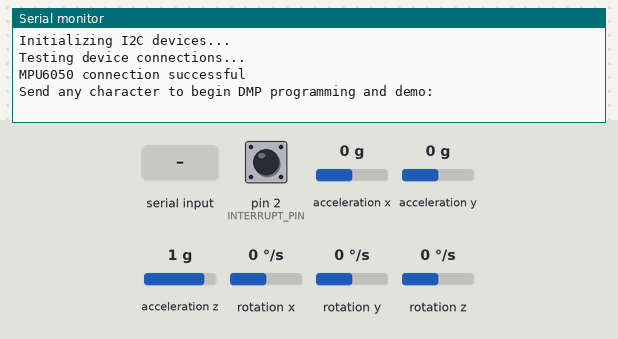
This sketch was run on a simulated Arduino Uno, built with avr-gcc and run on an emulated ATmega328P. Parts: the last lines printed to the serial monitor. Inputs (shaded band) come from the test bench; at power-on: rotation z 0 °/s, acceleration x 0 g, acceleration y 0 g, pin 2 (INTERRUPT_PIN) LOW, acceleration z 1 g, rotation x 0 °/s, rotation y 0 °/s. The sensor or clock chip raises its interrupt line as the real part does.

Above: at 0.9 s.
1.0 s: "1\n" received over Serial
At 1.5 s:
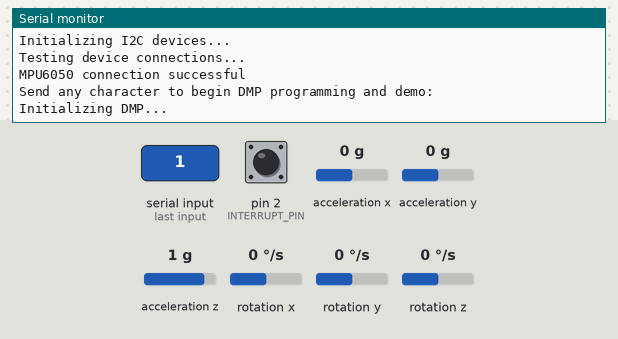
3.0 s: rotation z set to -192 °/s
At 3.9 s:
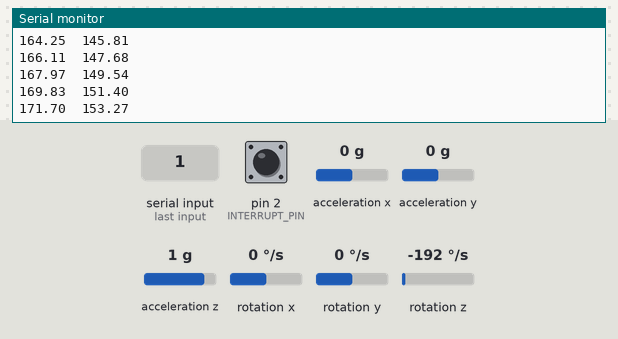
4.5 s: acceleration x set to -1.4 g
At 5.4 s:
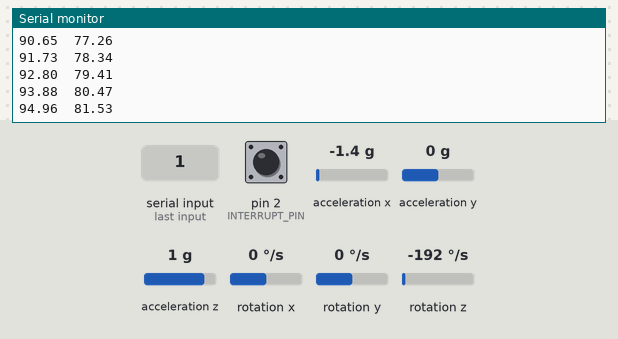
6.0 s: acceleration y set to -1.4 g
At 6.5 s:
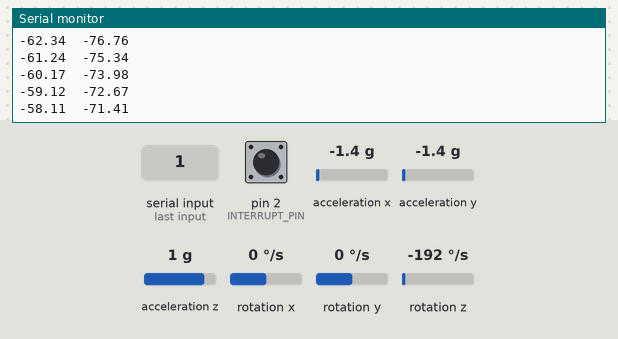
7.5 s: pin 2 (INTERRUPT_PIN) pulled HIGH for 0.15 s
9.1 s: pin 2 (INTERRUPT_PIN) pulled HIGH for 1 s
Timing chart, 0 to 12.1 s (numbered marks = the images above; inputs shaded):
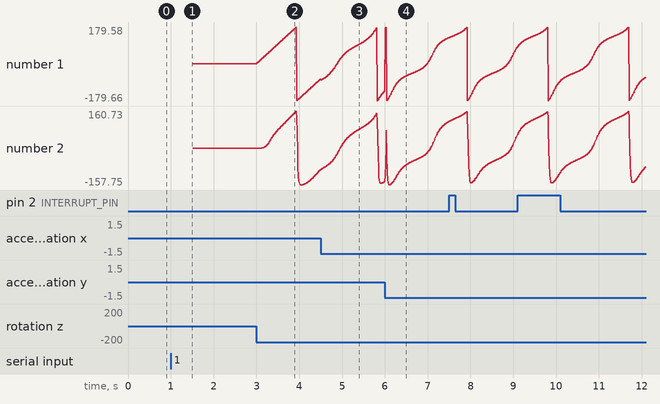

The sketch:

imu.ino
```cpp
#include "I2Cdev.h";
#include "MPU6050_6Axis_MotionApps20.h";
#include <SimpleKalmanFilter.h>
#if I2CDEV_IMPLEMENTATION == I2CDEV_ARDUINO_WIRE
#include "Wire.h"
#endif
MPU6050 mpu;
#define OUTPUT_READABLE_YAWPITCHROLL
#define INTERRUPT_PIN 2


// MPU control/status vars
bool dmpReady = false;  // set true if DMP init was successful
uint8_t mpuIntStatus;   // holds actual interrupt status byte from MPU
uint8_t devStatus;      // return status after each device operation (0 = success, !0 = error)
uint16_t packetSize;    // expected DMP packet size (default is 42 bytes)
uint16_t fifoCount;     // count of all bytes currently in FIFO
uint8_t fifoBuffer[64]; // FIFO storage buffer

// orientation/motion vars
Quaternion q;           // [w, x, y, z]         quaternion container
VectorInt16 aa;         // [x, y, z]            accel sensor measurements
VectorInt16 aaReal;     // [x, y, z]            gravity-free accel sensor measurements
VectorInt16 aaWorld;    // [x, y, z]            world-frame accel sensor measurements
VectorFloat gravity;    // [x, y, z]            gravity vector
float euler[3];         // [psi, theta, phi]    Euler angle container
float ypr[3];           // [yaw, pitch, roll]   yaw/pitch/roll container and gravity vector

// packet structure for InvenSense teapot demo
uint8_t teapotPacket[14] = { '$', 0x02, 0, 0, 0, 0, 0, 0, 0, 0, 0x00, 0x00, '\r', '\n' };


volatile bool mpuInterrupt = false;     // indicates whether MPU interrupt pin has gone high
void dmpDataReady() {
  mpuInterrupt = true;
}


SimpleKalmanFilter simpleKalmanFilter(2, 2  , 0.01);

void setup() {

  // join I2C bus (I2Cdev library doesn't do this automatically)
#if I2CDEV_IMPLEMENTATION == I2CDEV_ARDUINO_WIRE
  Wire.begin();
  Wire.setClock(400000); // 400kHz I2C clock. Comment this line if having compilation difficulties
#elif I2CDEV_IMPLEMENTATION == I2CDEV_BUILTIN_FASTWIRE
  Fastwire::setup(400, true);
#endif
  Serial.begin(115200);
  Serial.println(F("Initializing I2C devices..."));
  mpu.initialize();
  pinMode(INTERRUPT_PIN, INPUT);
  // verify connection
  Serial.println(F("Testing device connections..."));
  Serial.println(mpu.testConnection() ? F("MPU6050 connection successful") : F("MPU6050 connection failed"));

  // wait for ready
  Serial.println(F("\nSend any character to begin DMP programming and demo: "));
  while (Serial.available() && Serial.read()); // empty buffer
  while (!Serial.available());                 // wait for data
  while (Serial.available() && Serial.read()); // empty buffer again

  Serial.println(F("Initializing DMP..."));
  devStatus = mpu.dmpInitialize();

  // supply your own gyro offsets here, scaled for min sensitivity
  mpu.setXGyroOffset(220);
  mpu.setYGyroOffset(76);
  mpu.setZGyroOffset(-85);
  mpu.setZAccelOffset(1788); // 1688 factory default for my test chip

  // make sure it worked (returns 0 if so)
  if (devStatus == 0) {
    // Calibration Time: generate offsets and calibrate our MPU6050
    mpu.CalibrateAccel(6);
    mpu.CalibrateGyro(6);
    mpu.PrintActiveOffsets();
    // turn on the DMP, now that it's ready
    Serial.println(F("Enabling DMP..."));
    mpu.setDMPEnabled(true);

    // enable Arduino interrupt detection
    Serial.print(F("Enabling interrupt detection (Arduino external interrupt "));
    Serial.print(digitalPinToInterrupt(INTERRUPT_PIN));
    Serial.println(F(")..."));
    attachInterrupt(digitalPinToInterrupt(INTERRUPT_PIN), dmpDataReady, RISING);
    mpuIntStatus = mpu.getIntStatus();

    // set our DMP Ready flag so the main loop() function knows it's okay to use it
    Serial.println(F("DMP ready! Waiting for first interrupt..."));
    dmpReady = true;

    // get expected DMP packet size for later comparison
    packetSize = mpu.dmpGetFIFOPacketSize();
  } else {
    // ERROR!
    // 1 = initial memory load failed
    // 2 = DMP configuration updates failed
    // (if it's going to break, usually the code will be 1)
    Serial.print(F("DMP Initialization failed (code "));
    Serial.print(devStatus);
    Serial.println(F(")"));
  }

}


void loop() {
  // if programming failed, don't try to do anything
  if (!dmpReady) return;
  // read a packet from FIFO
  if (mpu.dmpGetCurrentFIFOPacket(fifoBuffer)) { // Get the Latest packet

#ifdef OUTPUT_READABLE_YAWPITCHROLL
    // display Euler angles in degrees
    mpu.dmpGetQuaternion(&q, fifoBuffer);
    mpu.dmpGetGravity(&gravity, &q);
    mpu.dmpGetYawPitchRoll(ypr, &q, &gravity);
 //   Serial.print("y \t");
    float result=ypr[0] * 180 / M_PI;
    float estimated_value = simpleKalmanFilter.updateEstimate(ypr[0] * 180 / M_PI);
    Serial.print(result);
    Serial.print("\t");
    Serial.println(estimated_value);


    // Serial.print("\t");
    // Serial.print(ypr[1] * 180/M_PI);
    // Serial.print("\t");
      // Serial.println(ypr[2] * 180/M_PI);


//    Serial.print("y Kalman Filter: \t");

#endif

  }
}
```

Measured:
- after the input at 1.0 s, the serial monitor: prints a new line at once (image 1)
- after the input at 3.0 s, the serial monitor: prints a new line at once (image 2)
- plotted number 1: 0 → -72.92 after the input at 3.0 s
- plotted number 2: 0 → -91.51 after the input at 3.0 s
